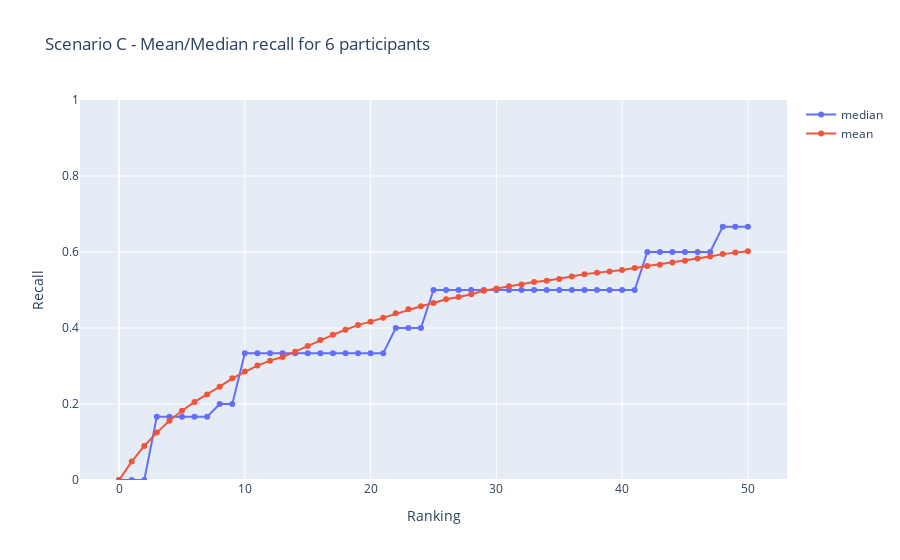

The notebook cell this image was saved under:
### Code cell
nb_of_participants = 6
conn = create_connection(db_file)
data_6 = recall_for_questions_participants(conn, nb_of_participants, "C")
plot_results_for_participants(data_6, nb_of_participants, "C")

### Figure 1 — Plotly figure (JSON) as saved in the notebook; plotly's stock layout.template omitted (floating-point values rounded to 4 significant figures)
{"data": [{"mode": "markers+lines", "name": "median", "type": "scatter", "x": [0, 1, 2, 3, 4, 5, 6, 7, 8, 9, 10, 11, 12, 13, 14, 15, 16, 17, 18, 19, 20, 21, 22, 23, 24, 25, 26, 27, 28, 29, 30, 31, 32, 33, 34, 35, 36, 37, 38, 39, 40, 41, 42, 43, 44, 45, 46, 47, 48, 49, 50], "y": [0, 0, 0, 0.1667, 0.1667, 0.1667, 0.1667, 0.1667, 0.2, 0.2, 0.3333, 0.3333, 0.3333, 0.3333, 0.3333, 0.3333, 0.3333, 0.3333, 0.3333, 0.3333, 0.3333, 0.3333, 0.4, 0.4, 0.4, 0.5, 0.5, 0.5, 0.5, 0.5, 0.5, 0.5, 0.5, 0.5, 0.5, 0.5, 0.5, 0.5, 0.5, 0.5, 0.5, 0.5, 0.6, 0.6, 0.6, 0.6, 0.6, 0.6, 0.6667, 0.6667, 0.6667]}, {"mode": "lines+markers", "name": "mean", "type": "scatter", "x": [0, 1, 2, 3, 4, 5, 6, 7, 8, 9, 10, 11, 12, 13, 14, 15, 16, 17, 18, 19, 20, 21, 22, 23, 24, 25, 26, 27, 28, 29, 30, 31, 32, 33, 34, 35, 36, 37, 38, 39, 40, 41, 42, 43, 44, 45, 46, 47, 48, 49, 50], "y": [0, 0.04847, 0.08958, 0.1248, 0.1562, 0.1823, 0.2054, 0.2251, 0.2457, 0.2675, 0.2854, 0.3011, 0.3141, 0.3235, 0.3377, 0.3523, 0.3685, 0.3821, 0.3954, 0.4076, 0.4167, 0.4269, 0.4386, 0.4491, 0.4573, 0.4658, 0.4757, 0.4816, 0.4888, 0.4981, 0.5039, 0.5096, 0.5143, 0.5213, 0.5243, 0.5291, 0.5358, 0.5418, 0.5451, 0.5485, 0.5526, 0.5581, 0.5631, 0.5664, 0.5723, 0.577, 0.5831, 0.5884, 0.5944, 0.5989, 0.6021]}], "layout": {"title": {"text": "Scenario C - Mean/Median recall for 6 participants"}, "xaxis": {"title": {"text": "Ranking"}}, "yaxis": {"range": [0, 1], "title": {"text": "Recall"}}}}
